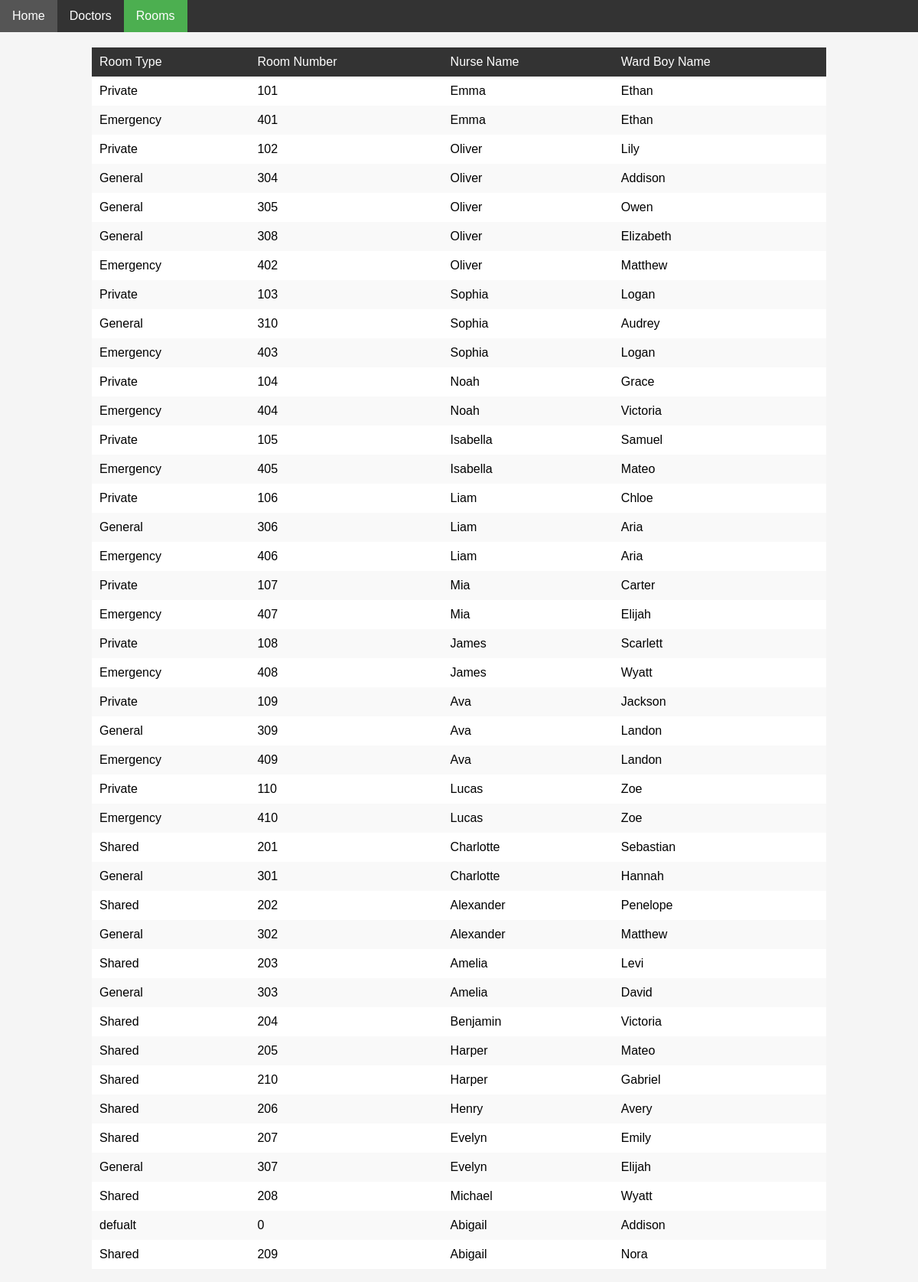
The page /PATIENTview/room.php on the database its author committed.
### tables this page shows
CREATE TABLE Room
(
  Room_type VARCHAR(50) NOT NULL,
  Room_number INT NOT NULL,
  Nurse_ID INT NOT NULL,
  Ward_Boy_ID INT NOT NULL,
  PRIMARY KEY (Room_number),
  FOREIGN KEY (Nurse_ID) REFERENCES Nurse(Nurse_ID),
  FOREIGN KEY (Ward_Boy_ID) REFERENCES Ward_Boy(Ward_Boy_ID)
);

CREATE TABLE Nurse
(
  Nurse_ID INT NOT NULL,
  first_name VARCHAR(50) NOT NULL,
  last_name VARCHAR(50) NOT NULL,
  PRIMARY KEY (Nurse_ID)
);

CREATE TABLE Ward_Boy
(
  Ward_Boy_ID INT NOT NULL,
  first_name VARCHAR(50) NOT NULL,
  last_name VARCHAR(50) NOT NULL,
  PRIMARY KEY (Ward_Boy_ID)
);

### PATIENTview/room.php (the view, shortened to what this page needs)
<?php
include('inc/connections.php');
?>
<!DOCTYPE html>
<html lang="en">
<head>
    <link rel="stylesheet" href="css/roomstyles.css">
</head>
<body>
    <div class="menu">
        <a href="home.html">Home</a>
        <a href="doctor.php">Doctors</a>
        <a class="active" href="room.php">Rooms</a>
    </div>
    <table>
        <thead>
            <td>Room Type</td>
            <td>Room Number</td>
            <td>Nurse Name</td>
            <td>Ward Boy Name</td>
        </thead>
        <tbody>
        <?php
        $sql = "SELECT Room.Room_type, Room.Room_number, Nurse.first_name AS Nurse_FirstName, Ward_Boy.first_name AS WardBoy_FirstName
                FROM Room
                INNER JOIN Nurse ON Nurse.Nurse_ID = Room.Nurse_ID
                INNER JOIN Ward_Boy ON Ward_Boy.Ward_Boy_ID = Room.Ward_Boy_ID;";
        $result = $conn->query($sql);
        while ($row = $result->fetch_assoc()) {
            echo "<tr>
                    <td>".$row["Room_type"]."</td>
                    <td>".$row["Room_number"]."</td>
                    <td>".$row["Nurse_FirstName"]."</td>
                    <td>".$row["WardBoy_FirstName"]."</td>
                </tr>";
        }
        ?>
        </tbody>
    </table>
</body>
</html>

### PATIENTview/css/roomstyles.css (style rules this page uses)
body { font-family: 'Arial', sans-serif; margin: 0; padding: 0; background-color: #f5f5f5; }
.menu { background-color: #333; overflow: hidden; }
.menu a { float: left; display: block; color: white; text-align: center; padding: 12px 16px; text-decoration: none; }
.menu .active { background-color: #4CAF50; }
table { width: 80%; margin: 20px auto; border-collapse: collapse; background-color: white; }
thead { background-color: #333; color: white; }
tbody tr:nth-child(even) { background-color: #f9f9f9; }
td, th { padding: 10px; text-align: left; }

### rows shown on the page
room: Room_type "Private", Room_number "101", Nurse_ID.first_name "Emma", Ward_Boy_ID.first_name "Ethan"
room: Room_type "Emergency", Room_number "401", Nurse_ID.first_name "Emma", Ward_Boy_ID.first_name "Ethan"
room: Room_type "Private", Room_number "102", Nurse_ID.first_name "Oliver", Ward_Boy_ID.first_name "Lily"
room: Room_type "General", Room_number "304", Nurse_ID.first_name "Oliver", Ward_Boy_ID.first_name "Addison"
room: Room_type "General", Room_number "305", Nurse_ID.first_name "Oliver", Ward_Boy_ID.first_name "Owen"
room: Room_type "General", Room_number "308", Nurse_ID.first_name "Oliver", Ward_Boy_ID.first_name "Elizabeth"
room: Room_type "Emergency", Room_number "402", Nurse_ID.first_name "Oliver", Ward_Boy_ID.first_name "Matthew"
room: Room_type "Private", Room_number "103", Nurse_ID.first_name "Sophia", Ward_Boy_ID.first_name "Logan"
room: Room_type "General", Room_number "310", Nurse_ID.first_name "Sophia", Ward_Boy_ID.first_name "Audrey"
room: Room_type "Emergency", Room_number "403", Nurse_ID.first_name "Sophia", Ward_Boy_ID.first_name "Logan"
room: Room_type "Private", Room_number "104", Nurse_ID.first_name "Noah", Ward_Boy_ID.first_name "Grace"
room: Room_type "Emergency", Room_number "404", Nurse_ID.first_name "Noah", Ward_Boy_ID.first_name "Victoria"
room: Room_type "Private", Room_number "105", Nurse_ID.first_name "Isabella", Ward_Boy_ID.first_name "Samuel"
room: Room_type "Emergency", Room_number "405", Nurse_ID.first_name "Isabella", Ward_Boy_ID.first_name "Mateo"
room: Room_type "Private", Room_number "106", Nurse_ID.first_name "Liam", Ward_Boy_ID.first_name "Chloe"
room: Room_type "General", Room_number "306", Nurse_ID.first_name "Liam", Ward_Boy_ID.first_name "Aria"
room: Room_type "Emergency", Room_number "406", Nurse_ID.first_name "Liam", Ward_Boy_ID.first_name "Aria"
room: Room_type "Private", Room_number "107", Nurse_ID.first_name "Mia", Ward_Boy_ID.first_name "Carter"
room: Room_type "Emergency", Room_number "407", Nurse_ID.first_name "Mia", Ward_Boy_ID.first_name "Elijah"
room: Room_type "Private", Room_number "108", Nurse_ID.first_name "James", Ward_Boy_ID.first_name "Scarlett"
room: Room_type "Emergency", Room_number "408", Nurse_ID.first_name "James", Ward_Boy_ID.first_name "Wyatt"
room: Room_type "Private", Room_number "109", Nurse_ID.first_name "Ava", Ward_Boy_ID.first_name "Jackson"
room: Room_type "General", Room_number "309", Nurse_ID.first_name "Ava", Ward_Boy_ID.first_name "Landon"
room: Room_type "Emergency", Room_number "409", Nurse_ID.first_name "Ava", Ward_Boy_ID.first_name "Landon"
room: Room_type "Private", Room_number "110", Nurse_ID.first_name "Lucas", Ward_Boy_ID.first_name "Zoe"
room: Room_type "Emergency", Room_number "410", Nurse_ID.first_name "Lucas", Ward_Boy_ID.first_name "Zoe"
room: Room_type "Shared", Room_number "201", Nurse_ID.first_name "Charlotte", Ward_Boy_ID.first_name "Sebastian"
room: Room_type "General", Room_number "301", Nurse_ID.first_name "Charlotte", Ward_Boy_ID.first_name "Hannah"
room: Room_type "Shared", Room_number "202", Nurse_ID.first_name "Alexander", Ward_Boy_ID.first_name "Penelope"
room: Room_type "General", Room_number "302", Nurse_ID.first_name "Alexander", Ward_Boy_ID.first_name "Matthew"
room: Room_type "Shared", Room_number "203", Nurse_ID.first_name "Amelia", Ward_Boy_ID.first_name "Levi"
room: Room_type "General", Room_number "303", Nurse_ID.first_name "Amelia", Ward_Boy_ID.first_name "David"
room: Room_type "Shared", Room_number "204", Nurse_ID.first_name "Benjamin", Ward_Boy_ID.first_name "Victoria"
room: Room_type "Shared", Room_number "205", Nurse_ID.first_name "Harper", Ward_Boy_ID.first_name "Mateo"
room: Room_type "Shared", Room_number "210", Nurse_ID.first_name "Harper", Ward_Boy_ID.first_name "Gabriel"
room: Room_type "Shared", Room_number "206", Nurse_ID.first_name "Henry", Ward_Boy_ID.first_name "Avery"
room: Room_type "Shared", Room_number "207", Nurse_ID.first_name "Evelyn", Ward_Boy_ID.first_name "Emily"
room: Room_type "General", Room_number "307", Nurse_ID.first_name "Evelyn", Ward_Boy_ID.first_name "Elijah"
room: Room_type "Shared", Room_number "208", Nurse_ID.first_name "Michael", Ward_Boy_ID.first_name "Wyatt"
room: Room_type "defualt", Room_number "0", Nurse_ID.first_name "Abigail", Ward_Boy_ID.first_name "Addison"
room: Room_type "Shared", Room_number "209", Nurse_ID.first_name "Abigail", Ward_Boy_ID.first_name "Nora"
